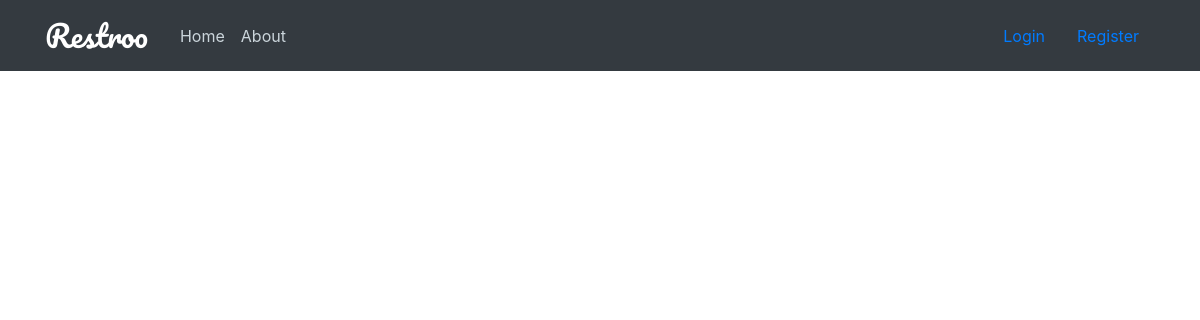
/home, run on an earlier commit of the app's database.
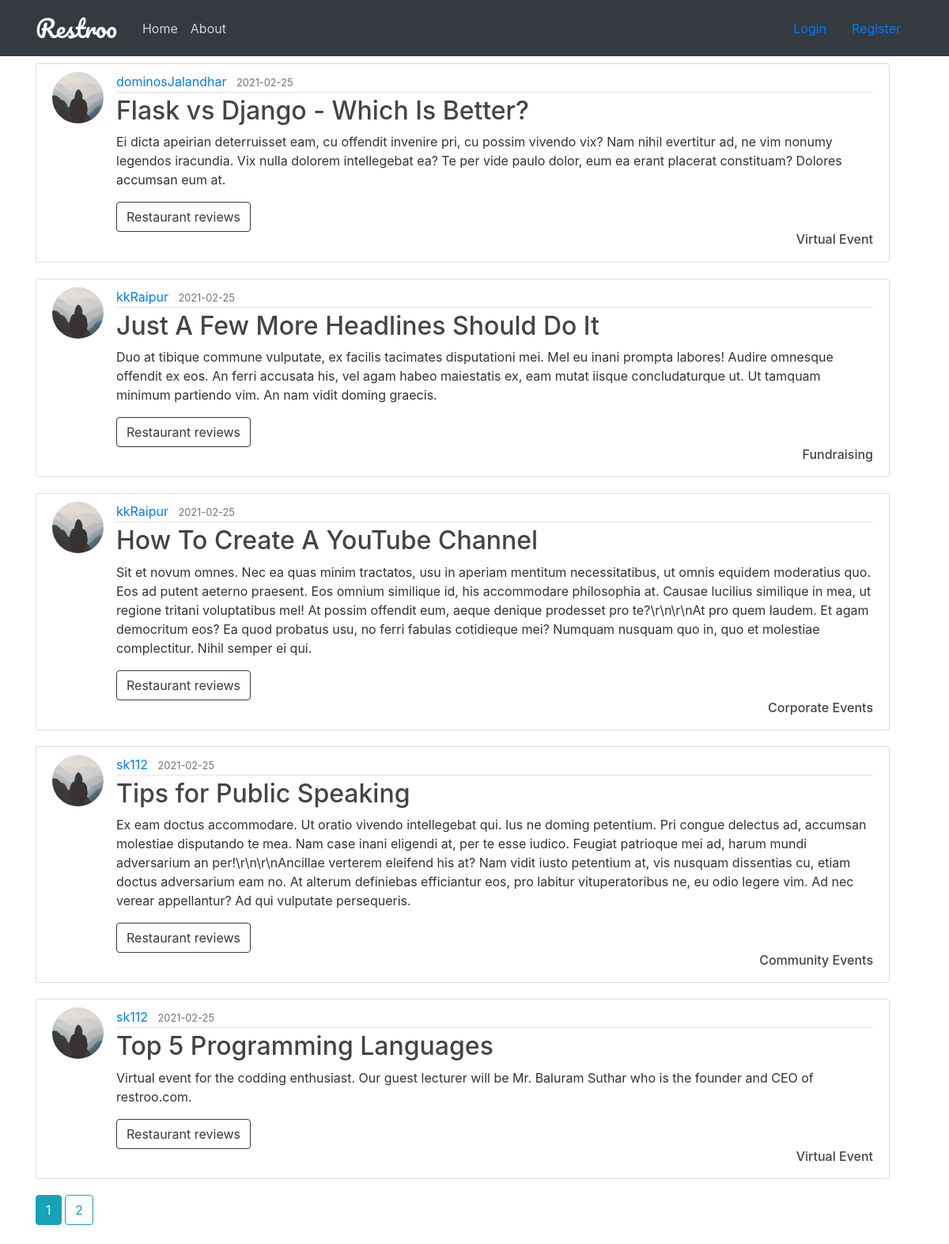
And on a later commit of the database.
### restroo/models.py (models this page shows, shortened)
class Post(db.Model):
    id = db.Column(db.Integer, primary_key=True)
    title = db.Column(db.String(100), nullable=False)
    date_posted = db.Column(db.DateTime, nullable=False, default=datetime.utcnow)
    content = db.Column(db.Text, nullable=False)
    category = db.Column(db.String(20), nullable=False)
    rest_id = db.Column(db.Integer, db.ForeignKey('user.id'), nullable=False)
    author = db.relationship('User', back_populates='posts')

class User(db.Model, UserMixin):
    id = db.Column(db.Integer, primary_key=True)
    name = db.Column(db.String(100), nullable=False)
    username = db.Column(db.String(20), unique=True, nullable=False)
    email = db.Column(db.String(120), unique=True, nullable=False)
    address = db.Column(db.Text, nullable=False)
    contact = db.Column(db.Integer, nullable=False)
    role = db.Column(db.String(20), nullable=False, default="customer")
    image_file = db.Column(db.String(20), nullable=False, default='default.jpg')
    password = db.Column(db.String(60), nullable=False)
    table = db.relationship('Tables', backref='restaurant', lazy=True)
    medias = db.relationship('Media', backref='uploader', lazy=True)
    posts = db.relationship('Post', back_populates='author', lazy=True)
    bookings = db.relationship('Booking', back_populates='booker', lazy=True,
                               primaryjoin='User.id==Booking.cust_id')
    reserves = db.relationship('Booking', back_populates='bookplace', lazy=True,
                               primaryjoin='User.id==Booking.rest_id')
    reviewed_by = db.relationship('Review', back_populates='reviewer', lazy=True,
                                  primaryjoin='User.id==Review.cust_id')
    reviewed_at = db.relationship('Review', back_populates='reviewplace', lazy=True,
                                  primaryjoin='User.id==Review.rest_id')

### restroo/routes.py (the view)
@app.route("/")
@app.route("/home")
def home():
    page = request.args.get('page', 1, type=int)
    posts = Post.query.order_by(Post.date_posted.desc()).paginate(page=page, per_page=5)
    return render_template('home.html', posts=posts)

### restroo/templates/home.html
{% extends "layout.html" %}
{% block content %}
    {% for post in posts.items %}
        <article class="media content-section">
        <img class="rounded-circle article-img" src="{{ url_for('static', filename='profile_pics/' + post.author.image_file) }}">
          <div class="media-body">
            <div class="article-metadata">
              <a class="mr-2" href="{{ url_for('user_posts', username=post.author.username)}}">{{ post.author.username }}</a>
              <small class="text-muted">{{ post.date_posted.strftime('%Y-%m-%d') }}</small>
            </div>
            <h2><a class="article-title" href="{{ url_for('post', post_id=post.id) }}">{{ post.title }}</a></h2>
            <p class="article-content">{{ post.content }}</p>
              <div>
                <div style="position: relative">
                    <a href="{{ url_for('reviews', rest_id=post.author.id) }}"><button type="button" class="btn btn-outline-dark">Restaurant reviews</button></a>
                </div>
                <div style="position: relative">
                   <h6 style="float: right"><a class="article-title" href="#">{{ post.category }}</a></h6>
                </div>
              </div>
          </div>
        </article>
    {% endfor %}
    {% for page_num in posts.iter_pages(left_edge=1, right_edge=1, left_current=1, right_current=2) %}
        {% if page_num %}
            {% if posts.page == page_num %}
                <a class="btn btn-info mb-4" href="{{ url_for('home', page=page_num) }}">{{ page_num }}</a>
            {% else %}
                <a class="btn btn-outline-info mb-4" href="{{ url_for('home', page=page_num) }}">{{ page_num }}</a>
            {% endif %}
        {% else %}
            ...
        {% endif %}
    {% endfor %}
{% endblock content %}

What changed in the data, as far as the page shows it:
added Post: image_file (placeholder picture), author.username "dominosJalandhar", date_posted "2021-02-25", title "Flask vs Django - Which Is Better?", content "Ei dicta apeirian deterruisset eam, cu offendit invenire pri, cu possim vivendo vix? Nam nihil evertitur ad, ne vim nonumy legendos iracundia. Vix nulla dolorem intellegebat ea? Te per vide paulo dolor, eum ea erant placerat constituam? Dolores accumsan eum at.", category "Virtual Event"
added Post: image_file (placeholder picture), author.username "kkRaipur", date_posted "2021-02-25", title "Just A Few More Headlines Should Do It", content "Duo at tibique commune vulputate, ex facilis tacimates disputationi mei. Mel eu inani prompta labores! Audire omnesque offendit ex eos. An ferri accusata his, vel agam habeo maiestatis ex, eam mutat iisque concludaturque ut. Ut tamquam minimum partiendo vim. An nam vidit doming graecis.", category "Fundraising"
added Post: image_file (placeholder picture), author.username "kkRaipur", date_posted "2021-02-25", title "How To Create A YouTube Channel", content "Sit et novum omnes. Nec ea quas minim tractatos, usu in aperiam mentitum necessitatibus, ut omnis equidem moderatius quo. Eos ad putent aeterno praesent. Eos omnium similique id, his accommodare philosophia at. Causae lucilius similique in mea, ut regione tritani voluptatibus mel! At possim offendit eum, aeque denique prodesset pro te?\\r\\n\\r\\nAt pro quem laudem. Et agam democritum eos? Ea quod probatus usu, no ferri fabulas cotidieque mei? Numquam nusquam quo in, quo et molestiae complectitur. Nihil semper ei qui.", category "Corporate Events"
added Post: image_file (placeholder picture), author.username "sk112", date_posted "2021-02-25", title "Tips for Public Speaking", content "Ex eam doctus accommodare. Ut oratio vivendo intellegebat qui. Ius ne doming petentium. Pri congue delectus ad, accumsan molestiae disputando te mea. Nam case inani eligendi at, per te esse iudico. Feugiat patrioque mei ad, harum mundi adversarium an per!\\r\\n\\r\\nAncillae verterem eleifend his at? Nam vidit iusto petentium at, vis nusquam dissentias cu, etiam doctus adversarium eam no. At alterum definiebas efficiantur eos, pro labitur vituperatoribus ne, eu odio legere vim. Ad nec verear appellantur? Ad qui vulputate persequeris.", category "Community Events"
added Post: image_file (placeholder picture), author.username "sk112", date_posted "2021-02-25", title "Top 5 Programming Languages", content "Virtual event for the codding enthusiast. Our guest lecturer will be Mr. Baluram Suthar who is the founder and CEO of restroo.com.", category "Virtual Event"
Also different on the page:
new list line: "1"
new list line: "2"
